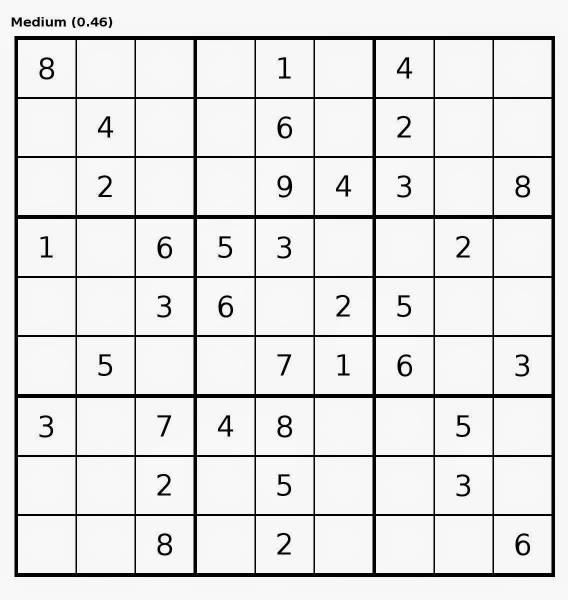
#> input picture test3.jpg, 1136 x 1199 px (shown at 1/2 size)
$ python -i sudoku_reader.py   (imports and definitions only)
#> lines starting #> are read from the running program, lines starting #| are printed output that depends on the picture; after the words box and inside, x2 and y2 are one past the last pixel; in counts of white or black regions, pixels touching at a corner belong together
### sudoku_aux.py
#!/usr/bin/env python3
# -*- coding: utf-8 -*-
"""
Created on Mon Nov  2 13:11:50 2020

@author: kling
"""

import numpy as np
import cv2 as cv
from itertools import combinations

'''
Function to use in a script
'''

# [35 lines left out: function print_board, not called in this run]

'''
Function used in both 'backtrack_solver' and 'crooks_solver'
'''

# [52 lines left out: functions first_check, get_box, not called in this run]

'''
Function used only by the backtrack_solver
'''

# [8 lines left out: function get_zeros, not called in this run]

'''
Functions used only by the crooks_solver
'''

# [295 lines left out: functions get_markup, get_solution, preemptive_markup, check_preemptive, update_singletons, update_markup, not called in this run]

'''
Functions used in sudoku_reader.py
'''

def normalize_cell( cell: np.array ) -> np.array:
    '''
    Resize the digit image so it has height 30, apply otsu's algorithm for
    binarization and fill with white columns until the image has width 60.

    Parameters
    ----------
    cell : np.array
        IMAGE OF THE DIGIT IN THE CELL.

    Returns
    -------
    normalized : NUMPY ARRAY
        30x60 IMAGE, THE DIGIT TO THE LEFT.
    '''

    height, width = cell.shape
    target_height = 30
    target_width = 60
    ratio = target_height/height
    cell = cv.resize( cell, ( int( width*ratio), target_height ) )
    cell = cv.GaussianBlur( cell, (7,7), 1 )
    cell = otsu( cell )
    width = cell.shape[1]
    ncols = target_width-width
    fill = np.ones( (target_height, ncols) )*255
    return( np.hstack( (cell, fill) ) )

def otsu( img: np.array ) -> np.array:
    '''
    APPLY oTSU'S ALGORITHM FOR BINARIZATON OF THE IMAGE'

    Parameters
    ----------
    img : np.array
        ORIGINAL IMAGE.

    Returns
    -------
    new_img : np.array
        BINARY IMAGE
    '''

    old_max = 0
    cut = 0
    for i in range(1,256):
        class_1 = img[ img < i ]
        class_2 = img[ img >= i]
        prob_1 = class_1.size/img.size
        mean_1 = np.average( class_1 )
        mean_2 = np.average( class_2 )
        maximize = prob_1*(1-prob_1)*((mean_1-mean_2)**2)
        if maximize > old_max:
           cut = i
           old_max = maximize
    new_img = np.copy(img)
    new_img[ img < cut ] = 0
    new_img[ img >= cut ] = 255
    return( new_img )

def order_corners( corners: np.array ) -> np.array:
    '''
    Takes the coordinates of the corners of a square in any order and order
    them in clockwise order, starting from the top left.

    Parameters
    ----------
    corners : NUMPY ARRAY
        CORNER COORDINATES AS GIVEN BY OPENCV approxPoly FUNCTION.

    Returns
    -------
    ordered: NUMPY ARRAY
        A 4X2 NUMPY ARRAY, EACH LINE BEING THE COORDINATE OF ONE OF THE CORNERS
    '''

    corners = np.array( corners[:,0,:] )
    index = np.argmin( np.sum( corners, axis = 1 ) )
    top_left = corners[ index ]
    corners = np.delete( corners, index, axis = 0 )
    index = np.argmax( np.sum( corners, axis = 1 ) )
    bottom_right = corners[ index ]
    corners = np.delete( corners, index, axis = 0 )
    index = np.argmin( corners[ :, 1]-top_left[1] )
    top_right = corners[ index ]
    corners = np.delete( corners, index, axis=0 )
    bottom_left = corners[0]
    return( np.float32( [ top_left, top_right, bottom_right, bottom_left ]))

### sudoku_reader.py
#!/usr/bin/env python3
# -*- coding: utf-8 -*-
"""
Created on Sat Dec  5 16:02:06 2020

@author: kling

This script will take an image of a sudoku board, read it, and return the grid
as a numpy array to be solved with the sudoku_solver.py file.
We use opencv findContours to find the four corners of the largest contour in
the image (that we assume to be the board). With the contours we can perform a
perspective transformation to 'untilt' the image. We then search each of the
largest contours' sub contours, which are cells' contours, and if a cell contour
has any contour inside it, then it is the contour of the digit inside it.
For the digit recognition we simply used the K-neighbors algorithm with the
'Chars74K dataset' (http://www.ee.surrey.ac.uk/CVSSP/demos/chars74k/). The
standard we used for the dataset is to get the bounding rectangle around the
black digit on white background, resize it have height of 30 pixels and add as
many white columns as necessary for the image to have width 60.
So all images in the dataset are 30x60 (hxw) with the digit to the left.
"""

#%% Importing packages

import numpy as np
import cv2 as cv
from sklearn.neighbors import KNeighborsClassifier
from sudoku_aux import *

#%% Functions

def board_from_img( img_path: str ) -> np.array:
    '''
    Reads the sudoku board in an image, returning a 9x9 integer numpy array.

    Parameters
    ----------
    img_path : STRING
        THE PATH OF THE IMAGE FILE TO BE READ.

    Returns
    -------
    board: 9X9 NUMPY ARRAY
        ARRAY WITH THE VALUES READ IN THE IMAGE
    '''
#> called with img_path = 'test3.jpg'

    #Loads the image
    try:
        img = cv.imread( img_path, cv.IMREAD_GRAYSCALE )
#> img is the input picture: shape (1199, 1136); min 0, max 255, mean 224.3
    except:
        raise Exception('Could not read image file. Check if path to file is correct.')
    #Crops the image to get only the board
    board_img = extract_board( img )
    #Returns a list of images from the numbers in the cells
    cells = extract_cells( board_img )
    #Interprets the images in the cells to get the actual values
    board = read_digits( cells )
    #Returns the 9x9 sudoku grid with zeros occupying the blank cells
    return( board )

def extract_board( img: np.array ) -> np.array:
    '''
    Segment out the sudoku board present in the image.

    Parameters
    ----------
    img : NUMPY ARRAY
        THE IMAGE CONTAINING THE SUDOKU BOARD.

    Returns
    -------
    board: NUMPY ARRAY
        SQUARE IMAGE OF THE SEGMENTED AND WARPED SUDOKU BOARD
    '''

    #Simple preprocessing of the image
    # processed_img = cv.Canny( img, 100, 200)
    processed_img = cv.GaussianBlur( img, (5,5), 0.5)
    _, processed_img = cv.threshold( processed_img, 170, 255, cv.THRESH_BINARY)
#> processed_img: shape (1199, 1136); 90.7% white; 50 black regions (1 under 20 px)
    #Get the outermost contours
    contours, _= cv.findContours( cv.bitwise_not( processed_img ), cv.RETR_EXTERNAL, cv.CHAIN_APPROX_SIMPLE )
#> contours = 14 contours, 2 with area under 20; largest, box (x1, y1, x2, y2) and area: (29, 72, 1110, 1154) 1167480, (23, 35, 44, 53) 213, (154, 35, 170, 53) 211, (64, 34, 80, 53) 202, (109, 39, 132, 53) 180
    #Calculate the area of each contour and keep the largest one
    areas = np.zeros( len(contours) )
#> areas = [0, 0, 0, 0, 0, 0, 0, 0, 0, 0, 0, 0, 0, 0]
    for i, contour in enumerate( contours ):
        area = cv.contourArea( contour )
        areas[ i ] = area
#> this loop made 14 passes
#> area on passes 3, 4, 5, 6, 7, 8, 9, 10, 11, 12, 14: 180.5, 114, 51, 131.5, 178.5, 156, 211, 213, 72, 73, 202
#> (contour, area) on pass 1: ([[29, 72], [29, 1153], [1109, 1153], [1109, 72]], 1167480)
#> after the loop, areas = [1167480, 12, 180.5, 114, 51, 131.5, 178.5, 156, 211, 213, 72, 73, 7.5, 202]
    board_contour = contours[ np.argmax( areas ) ]
#> board_contour = [[29, 72], [29, 1153], [1109, 1153], [1109, 72]]
    #We are going to use this contour to get the corners of the sudoku board
    #and apply a perspective warp to straighten the image
    epsilon = 0.1*cv.arcLength( board_contour, True )
#> epsilon = 432.2
    approx = cv.approxPolyDP( board_contour, epsilon, True )
#> approx = [[29, 72], [29, 1153], [1109, 1153], [1109, 72]]
    #Now we need to order the corners. We order them in clockwise order, starting
    #with the top left corner.
    #Remember that opencv uses the convetion (x,y) for coordinates
    if len( approx ) != 4:
        #If the largest shape of the image does not have 4 sides, then it is
        #not a sudoku board
        raise Exception('Unable to find a sudoku board in the image.')
    board_corners = order_corners( approx )
#> in order_corners, `index = np.argmin( np.sum( corners, axis = 1 ) )`: index = 0
#> in order_corners, `top_left = corners[ index ]`: top_left = [29, 72]
#> in order_corners, `corners = np.delete( corners, index, axis = 0 )`: corners = [[29, 1153], [1109, 1153], [1109, 72]]
#> in order_corners, `index = np.argmax( np.sum( corners, axis = 1 ) )`: index = 1
#> in order_corners, `bottom_right = corners[ index ]`: bottom_right = [1109, 1153]
#> in order_corners, `corners = np.delete( corners, index, axis = 0 )`: corners = [[29, 1153], [1109, 72]]
#> in order_corners, `top_right = corners[ index ]`: top_right = [1109, 72]
#> in order_corners, `corners = np.delete( corners, index, axis=0 )`: corners = [[29, 1153]]
#> in order_corners, `bottom_left = corners[0]`: bottom_left = [29, 1153]
#> board_corners = [[29, 72], [1109, 72], [1109, 1153], [29, 1153]]
    #The new image will be of size target_size x target_size
    target_size = 600
    corners = np.float32( [ [0,0], [target_size-1,0], [target_size-1,target_size-1], [0,target_size-1] ] )
    #Gets the perspective transform matrix and apply to the image
    warp_matrix = cv.getPerspectiveTransform( board_corners, corners )
#> warp_matrix = [[0.555, -2.69e-21, -16.08], [0, 0.554, -39.9], [0, 2.74e-21, 1]]
    warped_img = cv.warpPerspective( img, warp_matrix, (target_size,target_size) )
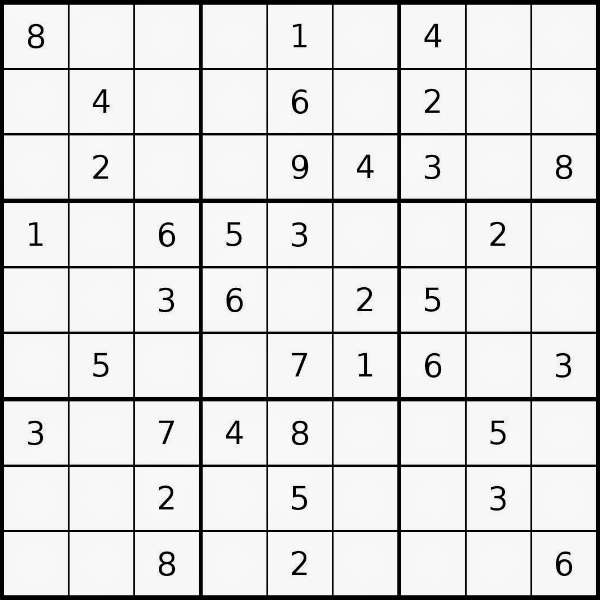
#> warped_img: shape (600, 600); min 0, max 251, mean 220.6
    return( warped_img )

def extract_cells( board: np.array ) -> np.array:
    '''
    Segments out the digits in each cell. If the cell is empty, returns a white
    30x60 image, else returns a rectangle containing the digit.

    Parameters
    ----------
    board : NUMPY ARRAY
        IMAGE CONTAINING ONLE THE SUDOKU BOARD.

    Returns
    -------
    cells : NUMPY ARRAY
        EACH LINE IS THE FLATTENED 30x60 IMAGE OF THE DIGIT IN THE
        CORRESPONDING CELL.
    '''

    cell_height, cell_width = board.shape[0]/9, board.shape[1]/9
#> cell_height = 66.67; cell_width = 66.67
    #Simple preprocessing of the image
    processed_img = cv.GaussianBlur( board, (5,5), 0.5)
#> processed_img: shape (600, 600)
    _, processed_img = cv.threshold( processed_img, 170, 255, cv.THRESH_BINARY)
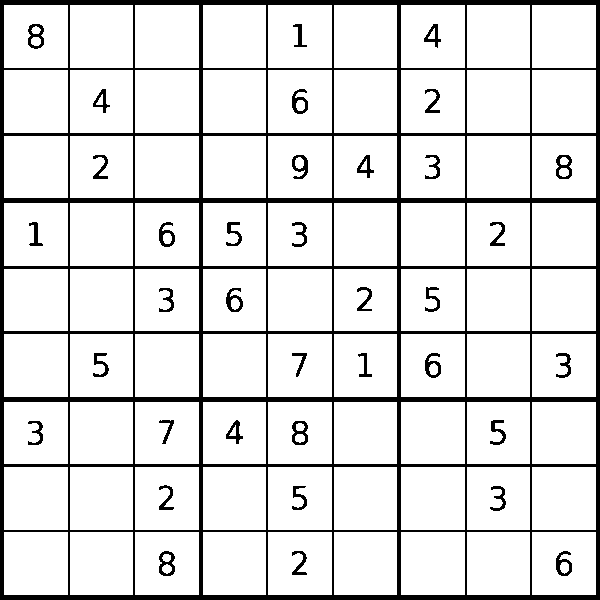
#> processed_img: shape (600, 600); 88% white; 37 black regions
    # processed_img = cv.Canny( board, 100, 200 )
    #Get the contours of the image, the parent being the whole board
    contours, hierarchy = cv.findContours( cv.bitwise_not( processed_img ), cv.RETR_TREE, cv.CHAIN_APPROX_NONE )
#> contours = 136 contours; largest, box (x1, y1, x2, y2) and area: (0, 0, 600, 600) 358801, (531, 531, 597, 596) 4158, (400, 531, 466, 596) 4158, (267, 531, 333, 596) 4158, (134, 531, 200, 596) 4158
    parent = np.argmin( hierarchy[0,:,3])
#> parent = 0
    cells = [ np.zeros( (30,60), dtype = np.uint8 ).flatten() for i in range(81) ]
    for i, contour in enumerate(contours):
        #If it is a child of the whole board (parent contour), then this is a
        #inner contour of a cell
        if hierarchy[0,i,3] == parent:
            x,y,width,height = cv.boundingRect( contour )
            #If the contour is too small, it is probably just some error due to
            #blur in the image, so we can ignore those
            if width > cell_width/2 or height > cell_height/2:
                if width > 3*cell_width/2 or height > 3*cell_height/2:
                    print( 'The board was probably not read correctly!' )
                #The actual digit is the child of the inner contour of the cell
                index = hierarchy[ 0, i, 2 ]
                #If the inner contour has nothing inside it, then it is an
                #empty cell
                if index == -1:
                    line = np.zeros( (30, 60), dtype = np.uint8).flatten()
                #We keep only the rectangle containing the digit
                else:
                    x,y,width,height = cv.boundingRect( contours[ index ] )
                    digit = board[ y:y+height, x:x+width ]
                    line = normalize_cell( digit ).flatten()
                #Get the position of the digit, so we can store it in the right order
                pos_y = (y+20)//(600/9)
                pos_x = (x+20)//(600/9)
                pos = (pos_y*9)+pos_x
                cells[ int( pos ) ] = line
#> this loop made 136 passes
#> (index, ratio in normalize_cell, ncols in normalize_cell, pos_y) on passes 2, 8, 11, 18, 22, 25, 30, 34, 38, 41, 44, 46: (2, 1.2, 41, 8), (8, 1.25, 42, 8), (11, 1.2, 41, 8), (18, 1.2, 41, 7), (22, 1.25, 42, 7), (25, 1.2, 42, 7), (30, 1.2, 41, 6), (34, 1.25, 40, 6), (38, 1.25, 39, 6), (41, 1.25, 42, 6), (44, 1.25, 42, 6), (46, 1.2, 42, 5)
#> (index, pos_y, pos_x, pos) on passes 5, 6, 7, 10, 15, 16: (-1, 8, 7, 79), (-1, 8, 6, 78), (-1, 8, 5, 77), (-1, 8, 3, 75), (-1, 8, 1, 73), (-1, 8, 0, 72)
    cells = np.array( cells, dtype = np.uint8 )
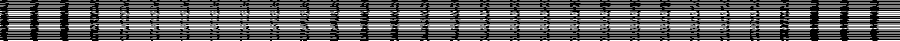
#> cells: shape (81, 1800) (shown at 1/2 size); 38.1% white in thin lines or dots
    if len( cells ) != 81:
        raise Exception('Unable to detect all the cells.')
    return( np.array( cells, dtype = np.uint8 ) )

def read_digits( cells: np.array ) -> np.array:
    '''
    Recognizes each of the digits in the images in cells

    Parameters
    ----------
    cells : NUMPY ARRAY
        AN ARRAY WITH 81 LINES, EACH LINE BEING A FLATTENED 30x60 IMAGE OF THE
        DIGIT IN THE CORRESPONDING CELL.

    Returns
    -------
    board : NUMPY ARRAY
        A 9x9 ARRAY CONTAINING THE SUDOKU BOARD.
    '''

    #Loading the dataset
#> (the run stopped early here; a loop or call above may not have finished)

$ run again, on test4.jpg
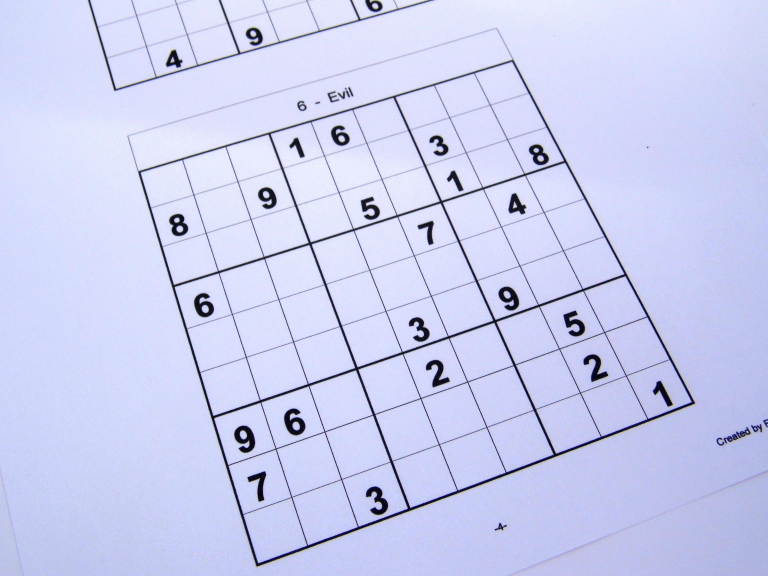
#> input picture test4.jpg, 2304 x 1728 px (shown at 1/3 size)
#> in extract_board, `_, processed_img = cv.threshold( processed_img, 170, 255, cv.THRESH_BI..`:
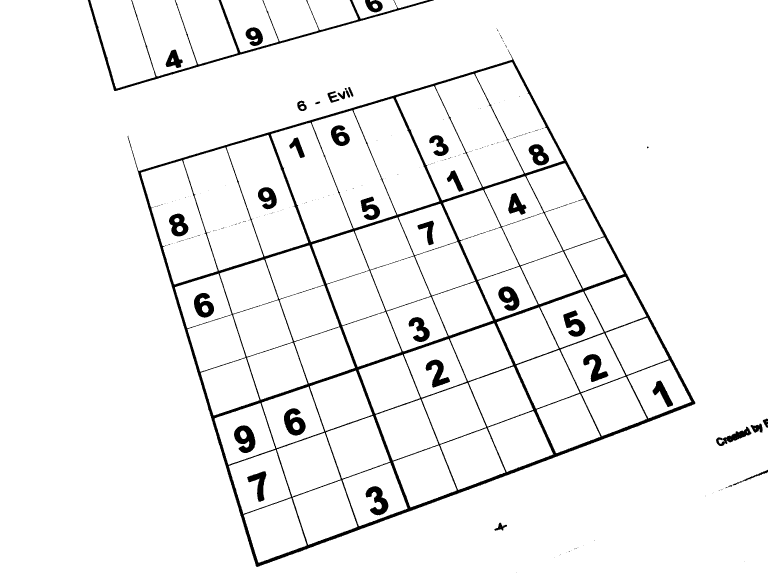
#> processed_img: shape (1728, 2304) (shown at 1/3 size); 95.4% white; 235 black regions (190 under 20 px)
#> in extract_board, `contours, _= cv.findContours( cv.bitwise_not( processed_img ), cv.RETR..`: contours = 51 contours, 33 with area under 20; largest, box (x1, y1, x2, y2) and area: (383, 148, 2086, 1701) 1545112, (263, 0, 1302, 273) 9273, (2148, 1280, 2254, 1338) 1981, (737, 82, 789, 138) 1868, (497, 149, 548, 204) 1592
#> in extract_board, `areas = np.zeros( len(contours) )`: areas = 51 values from 0 to 0
#> the loop in extract_board, `for i, contour in enumerate( contours ):` made 51 passes
#> area on passes 15, 25, 27, 28, 29, 30, 32, 33: 332.5, 22.5, 395, 1981, 570, 234.5, 61, 603.5
#> after the loop in extract_board, `for i, contour in enumerate( contours ):`: areas = 51 values, max 1545112 at index 39, min 0 at index 0, mean 30675.3
#> board_contour = contour of 3240 points, box (x1, y1, x2, y2) (383, 148, 2086, 1701), area 1545112
#> epsilon = 568.9
#> approx = [[1523, 148], [383, 408], [770, 1700], [2085, 1210]]
#> in order_corners, `corners = np.array( corners[:,0,:] )`: corners has the same summary as approx in extract_board
#> in order_corners, `index = np.argmin( np.sum( corners, axis = 1 ) )`: index = 1
#> top_left = [383, 408]
#> in order_corners, `corners = np.delete( corners, index, axis = 0 )`: corners = [[1523, 148], [770, 1700], [2085, 1210]]
#> in order_corners, `index = np.argmax( np.sum( corners, axis = 1 ) )`: index = 2
#> bottom_right = [2085, 1210]
#> in order_corners, `corners = np.delete( corners, index, axis = 0 )`: corners = [[1523, 148], [770, 1700]]
#> in order_corners, `index = np.argmin( corners[ :, 1]-top_left[1] )`: index = 0
#> top_right = [1523, 148]
#> in order_corners, `corners = np.delete( corners, index, axis=0 )`: corners = [[770, 1700]]
#> bottom_left = [770, 1700]
#> board_corners = [[383, 408], [1523, 148], [2085, 1210], [770, 1700]]
#> warp_matrix = [[0.463, -0.139, -120.6], [0.13, 0.568, -281.4], [-5.93e-05, 0.000209, 1]]
#> in extract_cells, `_, processed_img = cv.threshold( processed_img, 170, 255, cv.THRESH_BI..`:
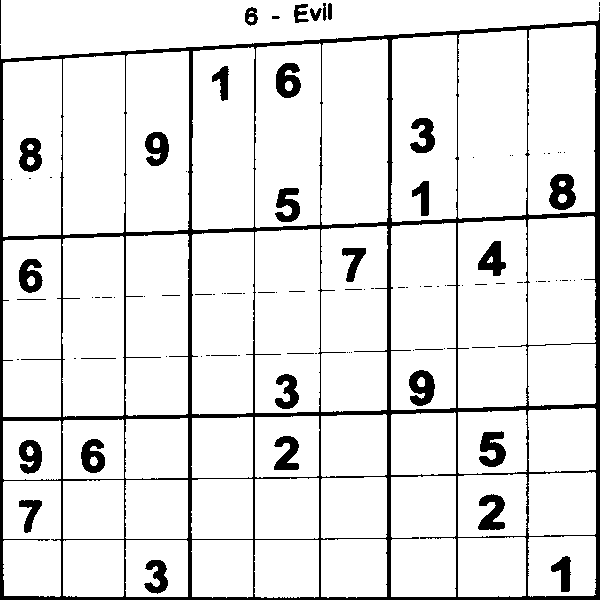
#> processed_img: shape (600, 600); 89.9% white; 98 black regions (63 under 20 px)
#> in extract_cells, `contours, hierarchy = cv.findContours( cv.bitwise_not( processed_img )..`: contours = 155 contours, 72 with area under 20; largest, box (x1, y1, x2, y2) and area: (0, 13, 600, 600) 334618, (457, 218, 528, 409) 13040, (457, 29, 528, 220) 12947, (527, 24, 597, 216) 12689, (320, 225, 389, 413) 12359
#> parent = 0
#> the loop in extract_cells, `for i, contour in enumerate(contours):` made 155 passes
#> contour on passes 40, 46, 47: [[17, 359], [18, 359]], [[74, 358], [75, 358]], [[114, 297]]
#> after the loop in extract_cells, `for i, contour in enumerate(contours):`: cells = 81 items
